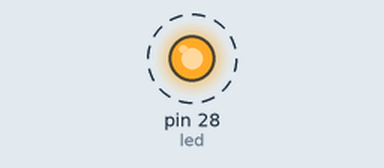
A program run on a simulated MicroPython board. On the bench: output pins drawn as LEDs (lit = HIGH). Dashed ring = blinking. What the program prints to the serial console is not drawn.

Above: at 0.5 s.
Timing chart, 0 to 4.6 s (numbered marks = the images above):
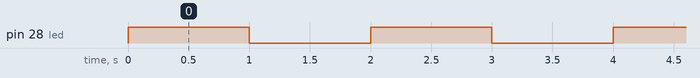

The program:

blink_led.py
```python
#import necessary libraries
from machine import Pin
import utime

#set pin 28 as output in led variable
led = Pin(28, Pin.OUT)
#set led to low
led.low()

#loop forever
while True:
    #toggle led
    led.toggle()
    #while toggling print toggle
    print("Toggle")
    #wait for 1 second then repeat
    utime.sleep(1)
```

Measured:
- by itself, pin 28 (led): alternates HIGH for 1.0 s and LOW for 1.0 s
